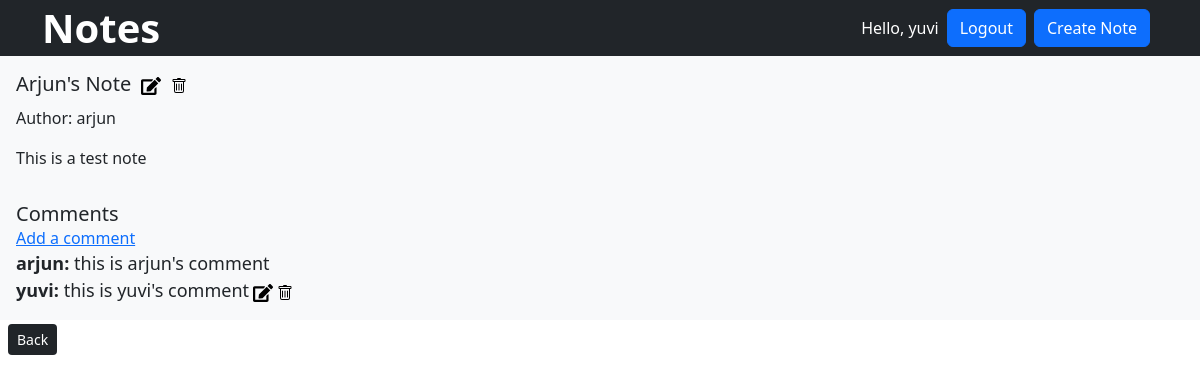
/notes/1 (signed in), run on the app's committed database.
### users/models.py (models this page shows)
class CustomUser(AbstractUser):
    age = models.PositiveIntegerField(null=True, blank=True)
    bio = models.TextField(null=True, blank=True)
    def __str__(self):
        return self.username

### notes/models.py (models this page shows, shortened)
class Note(models.Model):
    title = models.CharField(max_length=200)
    content = models.TextField()
    user = models.ForeignKey('users.CustomUser', on_delete=models.CASCADE)
    created_at = models.DateTimeField(auto_now_add=True)
    updated_at = models.DateTimeField(auto_now=True)

class Comment(models.Model):
    note = models.ForeignKey(Note, on_delete=models.CASCADE , related_name='comments')
    content = models.TextField()
    user = models.ForeignKey('users.CustomUser', on_delete=models.CASCADE)
    created_at = models.DateTimeField(auto_now_add=True)
    updated_at = models.DateTimeField(auto_now=True)

### notes/views.py (the view)
# urls.py: path('notes/<int:pk>', NoteDetailView.as_view(), name='note-detail'),
class NoteDetailView(LoginRequiredMixin, DetailView):
    template_name = 'note_detail.html'
    context_object_name = 'note'
    model = Note
    login_url = 'login'

### templates/note_detail.html (shortened to what this page needs)
{% extends '_base.html' %}
{% load static %}
{% block content %}
    <div class="card-body bg-light text-dark p-3">
        <div class="notes-title">
            <h5 class="card-title">{{ note.title }}</h5>
            <a href="{% url 'note-update' note.pk %}"><img src="/static/images/edit-solid.svg"
            alt="edit-icon" class="edit-icon"></a>
            <a href="{% url 'note-delete' note.pk %}"><img src="/static/images/trash.svg" alt="trash-icon"></a>
        </div>
        <p class="card-text">Author: {{note.user}}</p>
        <p class="card-text">{{ note.content }}</p>
    </div>
    <div class="card-body bg-light text-dark p-3">
        <h5 class="card-title">Comments</h5>
        <a href="{% url 'comment-create' note.pk %}">Add a comment</a>
        {% if note.comments.all %}
            {% for comment in note.comments.all %}
                <div class="comment-line">
                    <p class="comment-content"><strong class="comment-author">{{ comment.user }}:</strong> {{ comment.content }}</p>
                    {% if comment.user == user %}
                    <a href="{% url 'comment-update' note.pk comment.pk %}"><img src="/static/images/edit-solid.svg" alt="edit-icon" class="edit-icon"></a>
                    <a href="{% url 'comment-delete' note.pk comment.pk %}"><img src="/static/images/trash.svg" alt="trash-icon"></a>
                    {% endif %}
                </div>
            {% endfor %}
        {% else %}
            <p>No comments yet.</p>
        {% endif %}
    </div>
    <a href="{% url 'notes' %}" class="btn bg-dark text-white btn-sm mt-1 mx-2">Back</a>
{% endblock content %}

### templates/_base.html (shortened to what this page needs)
<!DOCTYPE html>
<html lang="en">
<head>
    <link href="https://cdn.jsdelivr.net/npm/bootstrap@5.3.8/dist/css/bootstrap.min.css" rel="stylesheet">
    <link rel="stylesheet" href="/static/styles/icons.css">
    <link rel="stylesheet" href="/static/styles/notes-detail.css">
</head>
<body>
    <header class="p-1 bg-dark text-white">
        <div class="container d-flex align-items-center">
            <h1 class="m-0">
            <a href="{% url 'home' %}" class="text-white text-decoration-none fw-bold fs-1">Notes</a>
            </h1>
            <div class="ms-auto d-flex align-items-center justify-content-end">
                {% if user.is_authenticated %}
                <p class="m-0 d-inline mx-2">Hello, {{ user.username }}</p>
                <form action="{% url 'logout' %}" method="post" class="d-inline">
                    <button type="submit" class="btn btn-primary">Logout</button>
                </form>
                <a><a href="{% url 'note-create' %}" class="btn btn-primary mx-2">Create Note</a>
                {% else %}
                <a href="{% url 'login' %}" class="btn btn-primary">Login</a>
                <a href="{% url 'signup' %}" class="btn btn-primary mx-2">Sign Up</a>
                {% endif %}
            </div>
        </div>
    </header>
    <div>
    {% block content %}
    {% endblock content %}
    </div>
</body>
</html>

### static/styles/notes-detail.css (style rules this page uses)
.notes-title { display: flex; flex-direction: row; align-items: center; gap: 10px; margin-bottom: 10px; }
.comment-content { font-size: 18px; display: inline; }

### data on the page
CustomUser: username "yuvi"
Note: title "Arjun's Note", user "arjun", content "This is a test note"
Comment: user "arjun", content "this is arjun's comment"
Comment: user "yuvi", content "this is yuvi's comment"
